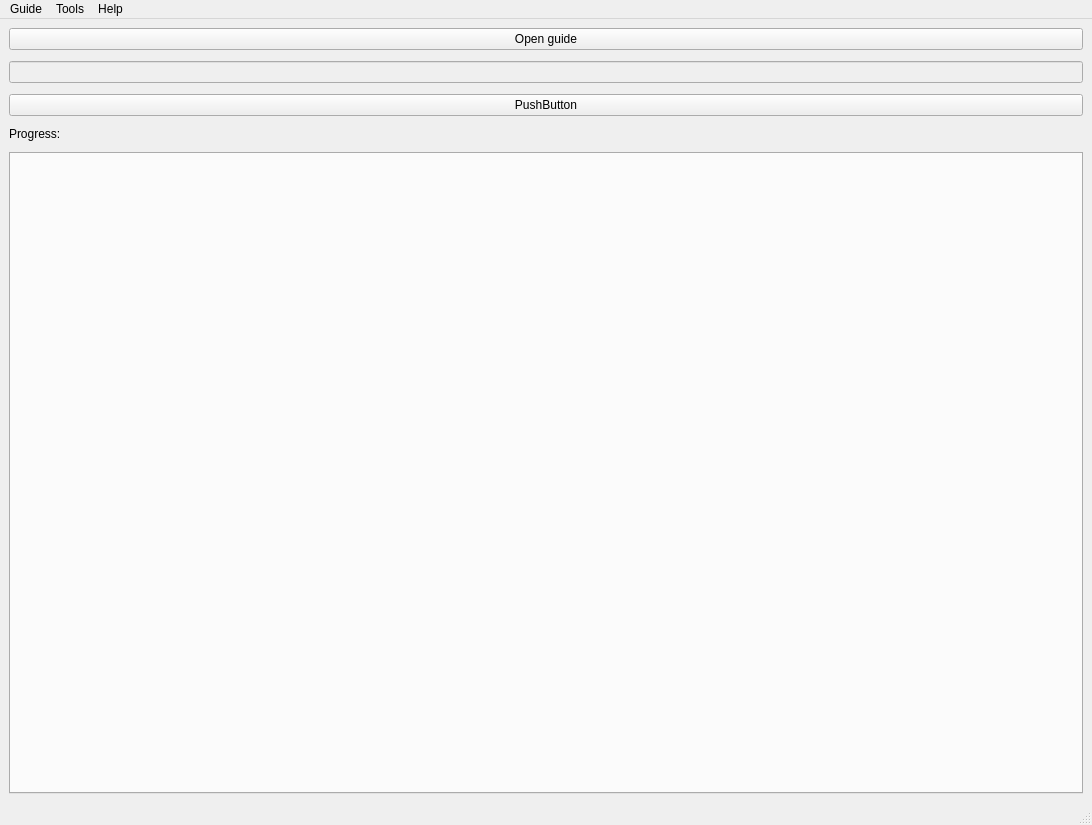
<?xml version="1.0" encoding="UTF-8"?>
<ui version="4.0">
 <class>MainWindow</class>
 <widget class="QMainWindow" name="MainWindow">
  <property name="geometry">
   <rect>
    <x>0</x>
    <y>0</y>
    <width>1092</width>
    <height>825</height>
   </rect>
  </property>
  <property name="windowTitle">
   <string>PoE Leveling Guide</string>
  </property>
  <widget class="QWidget" name="centralwidget">
   <layout class="QVBoxLayout" name="verticalLayout_2">
    <property name="spacing">
     <number>11</number>
    </property>
    <property name="bottomMargin">
     <number>9</number>
    </property>
    <item>
     <widget class="QPushButton" name="openGuidePushButton">
      <property name="text">
       <string>Open guide</string>
      </property>
     </widget>
    </item>
    <item>
     <widget class="QLineEdit" name="guideLineEdit">
      <property name="enabled">
       <bool>false</bool>
      </property>
     </widget>
    </item>
    <item>
     <widget class="QPushButton" name="pushButton">
      <property name="text">
       <string>PushButton</string>
      </property>
     </widget>
    </item>
    <item>
     <widget class="QLabel" name="label">
      <property name="text">
       <string>Progress:</string>
      </property>
      <property name="alignment">
       <set>Qt::AlignLeading|Qt::AlignLeft|Qt::AlignTop</set>
      </property>
     </widget>
    </item>
    <item>
     <widget class="QTabWidget" name="tabWidget">
      <property name="currentIndex">
       <number>-1</number>
      </property>
     </widget>
    </item>
   </layout>
  </widget>
  <widget class="QMenuBar" name="menubar">
   <property name="geometry">
    <rect>
     <x>0</x>
     <y>0</y>
     <width>1092</width>
     <height>21</height>
    </rect>
   </property>
   <widget class="QMenu" name="menuGuide">
    <property name="title">
     <string>Guide</string>
    </property>
    <widget class="QMenu" name="menuReset_progress">
     <property name="title">
      <string>Reset progress</string>
     </property>
     <addaction name="actionReset_All"/>
    </widget>
    <widget class="QMenu" name="menuComplete_progress">
     <property name="title">
      <string>Complete progress</string>
     </property>
     <addaction name="actionComplete_All"/>
    </widget>
    <addaction name="menuActionOpen"/>
    <addaction name="menuReset_progress"/>
    <addaction name="menuComplete_progress"/>
   </widget>
   <widget class="QMenu" name="menuHelp">
    <property name="title">
     <string>Help</string>
    </property>
    <addaction name="actionAbout"/>
   </widget>
   <widget class="QMenu" name="menuTools">
    <property name="title">
     <string>Tools</string>
    </property>
    <addaction name="actionCreate_empty_guide_file"/>
   </widget>
   <addaction name="menuGuide"/>
   <addaction name="menuTools"/>
   <addaction name="menuHelp"/>
  </widget>
  <widget class="QStatusBar" name="statusbar"/>
  <action name="menuActionOpen">
   <property name="text">
    <string>Open</string>
   </property>
  </action>
  <action name="actionAct_1">
   <property name="text">
    <string>Act 1</string>
   </property>
  </action>
  <action name="actionAct_2">
   <property name="text">
    <string>Act 2</string>
   </property>
  </action>
  <action name="actionAct_3">
   <property name="text">
    <string>Act 3</string>
   </property>
  </action>
  <action name="actionAct_4">
   <property name="text">
    <string>Act 4</string>
   </property>
  </action>
  <action name="actionAct_5">
   <property name="text">
    <string>Act 5</string>
   </property>
  </action>
  <action name="actionAct_6">
   <property name="text">
    <string>Act 6</string>
   </property>
  </action>
  <action name="actionAct_7">
   <property name="text">
    <string>Act 7</string>
   </property>
  </action>
  <action name="actionAct_8">
   <property name="text">
    <string>Act 8</string>
   </property>
  </action>
  <action name="actionAct_9">
   <property name="text">
    <string>Act 9</string>
   </property>
  </action>
  <action name="actionAct_10">
   <property name="text">
    <string>Act 10</string>
   </property>
  </action>
  <action name="actionReset_All">
   <property name="text">
    <string>Reset all</string>
   </property>
  </action>
  <action name="actionAbout">
   <property name="text">
    <string>About</string>
   </property>
  </action>
  <action name="actionCreate_empty_guide_file">
   <property name="text">
    <string>Create guide file</string>
   </property>
  </action>
  <action name="actionImport_text_to_guide">
   <property name="text">
    <string>Import text to guide</string>
   </property>
  </action>
  <action name="actionComplete_All">
   <property name="text">
    <string>Complete all</string>
   </property>
  </action>
 </widget>
 <resources/>
 <connections/>
</ui>
